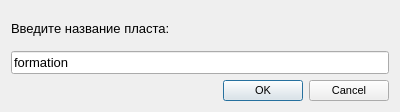
<?xml version="1.0" encoding="UTF-8"?>
<ui version="4.0">
 <class>add_formation</class>
 <widget class="QWidget" name="add_formation">
  <property name="geometry">
   <rect>
    <x>0</x>
    <y>0</y>
    <width>400</width>
    <height>112</height>
   </rect>
  </property>
  <property name="windowTitle">
   <string>Добавить новый пласт</string>
  </property>
  <layout class="QGridLayout" name="gridLayout">
   <item row="0" column="0">
    <layout class="QVBoxLayout" name="verticalLayout">
     <item>
      <widget class="QLabel" name="label">
       <property name="font">
        <font>
         <pointsize>10</pointsize>
        </font>
       </property>
       <property name="text">
        <string>Введите название пласта:</string>
       </property>
      </widget>
     </item>
     <item>
      <widget class="QLineEdit" name="lineEdit">
       <property name="font">
        <font>
         <pointsize>10</pointsize>
        </font>
       </property>
       <property name="inputMask">
        <string/>
       </property>
       <property name="text">
        <string>formation</string>
       </property>
      </widget>
     </item>
    </layout>
   </item>
   <item row="1" column="0">
    <layout class="QHBoxLayout" name="horizontalLayout_2" stretch="2">
     <item>
      <widget class="QDialogButtonBox" name="buttonBox">
       <property name="font">
        <font>
         <pointsize>8</pointsize>
        </font>
       </property>
       <property name="standardButtons">
        <set>QDialogButtonBox::Cancel|QDialogButtonBox::Ok</set>
       </property>
      </widget>
     </item>
    </layout>
   </item>
  </layout>
 </widget>
 <resources/>
 <connections/>
</ui>
